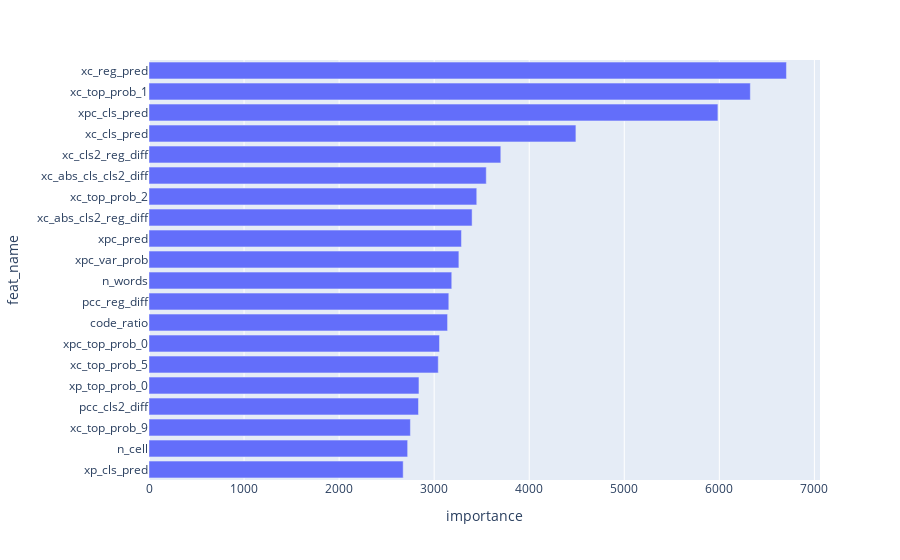

Notebook code cell kept with this figure:
### Code cell
gezi.plot.feature_importance(lgb_model, topn=20)

### Figure 1 — Plotly figure (JSON) as saved in the notebook; plotly's stock layout.template omitted (floating-point values rounded to 4 significant figures)
{"data": [{"alignmentgroup": "True", "hovertemplate": "importance=%{x}<br>feat_name=%{y}<extra></extra>", "legendgroup": "", "marker": {"color": "#636efa", "pattern": {"shape": ""}}, "name": "", "offsetgroup": "", "orientation": "h", "showlegend": false, "textposition": "auto", "type": "bar", "x": [2674, 2721, 2750, 2835, 2840, 3043, 3056, 3141, 3154, 3185, 3260, 3287, 3399, 3448, 3548, 3701, 4491, 5985, 6326, 6706], "xaxis": "x", "y": ["xp_cls_pred", "n_cell", "xc_top_prob_9", "pcc_cls2_diff", "xp_top_prob_0", "xc_top_prob_5", "xpc_top_prob_0", "code_ratio", "pcc_reg_diff", "n_words", "xpc_var_prob", "xpc_pred", "xc_abs_cls2_reg_diff", "xc_top_prob_2", "xc_abs_cls_cls2_diff", "xc_cls2_reg_diff", "xc_cls_pred", "xpc_cls_pred", "xc_top_prob_1", "xc_reg_pred"], "yaxis": "y"}], "layout": {"barmode": "relative", "legend": {"tracegroupgap": 0}, "margin": {"t": 60}, "xaxis": {"anchor": "y", "domain": [0, 1], "title": {"text": "importance"}}, "yaxis": {"anchor": "x", "domain": [0, 1], "title": {"text": "feat_name"}}}}
